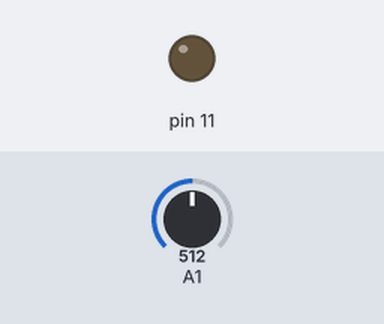
Bench run of a sketch on a simulated Arduino Uno, built with avr-gcc and run on an emulated ATmega328P. Parts: output pins drawn as LEDs (lit = HIGH). The test bench sets the inputs (shaded band); at power-on: A1 = 512.

Above: at 1.2 s.
1.3 s: A1 set to 53
2.8 s: A1 set to 45
At 4.0 s:
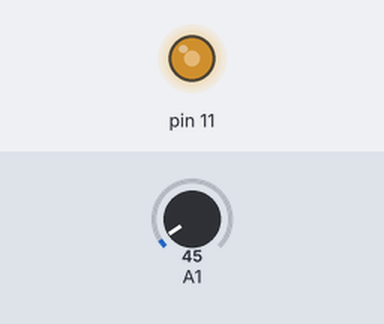
Timing chart, 0 to 5.8 s (numbered marks = the images above; inputs shaded):
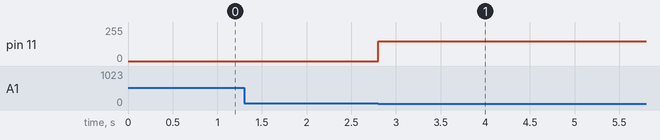

The sketch:

kadai3.ino
```cpp
void setup() {
  pinMode(11, OUTPUT);
  Serial.begin(9600);
}

void loop(){
  int value;
  value = analogRead(1);
  if(value<50){
    analogWrite(11,150);
  }
  else{
    analogWrite(11,0);
    }
}
```

Measured:
- the behaviour switches between 50 and 49 on A1 (found by bisection; images 0 and 1)
- after the input at 1.3 s, every drawn part: stays the same
- after the input at 2.8 s, pin 11: 0/255 → 150/255 at once
